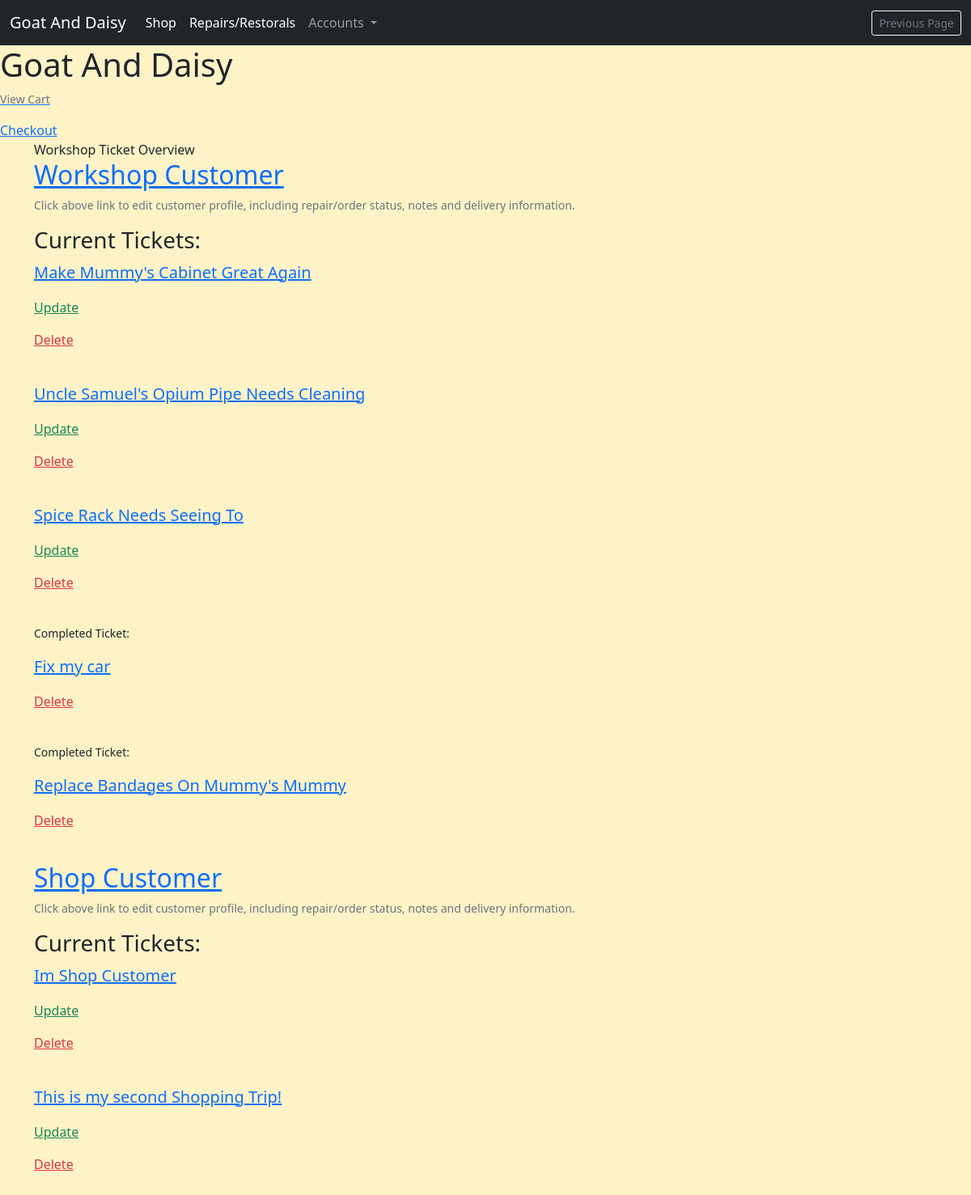
The page /workshop/ticket-overview/ on the database as committed earlier.
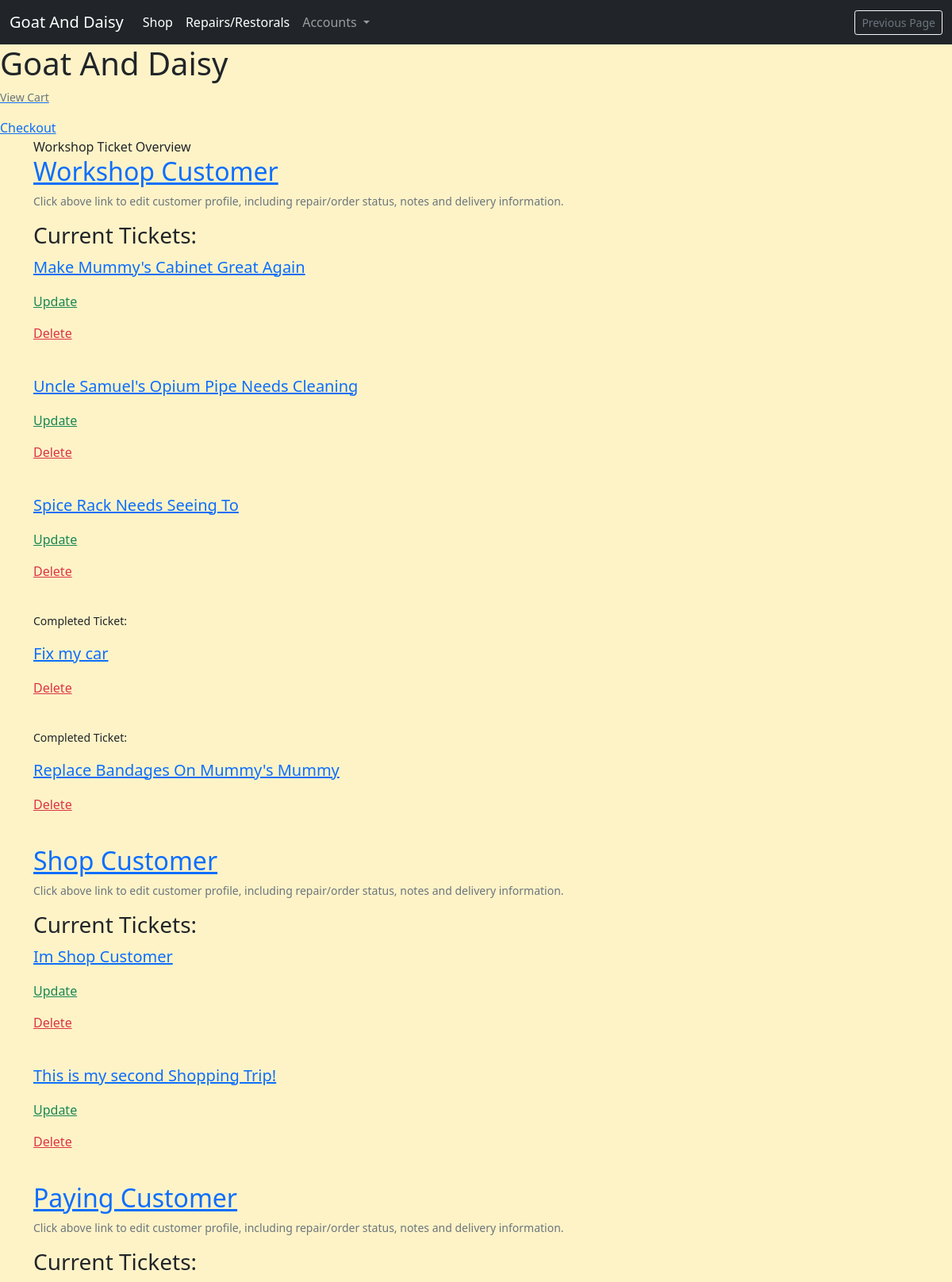
The same page on the database as committed later.
### profiles/models.py (models this page shows, shortened)
class Customer(models.Model):
    username = models.OneToOneField(
        User, on_delete=models.CASCADE, null=True, editable=False)
    email = models.EmailField(unique=True, default="start@domain.dj")
    full_name = models.CharField(max_length=100, null=True, blank=True)
    address1 = models.CharField(max_length=100, null=True, blank=True)
    address2 = models.CharField(max_length=100, null=True, blank=True)
    postcode = models.CharField(max_length=40, null=True, blank=True)
    town_or_city = models.CharField(max_length=40, null=True, blank=True)
    country = models.CharField(max_length=40, null=True, blank=True)
    notes = models.TextField(null=True, blank=True)
    staff_notes = models.TextField(null=True, blank=True)
    has_active_shop_orders = models.BooleanField(default=False)
    has_active_repairs = models.BooleanField(default=False)

### repairs_restorals/models.py (models this page shows, shortened)
class ServiceTicket(models.Model):
    customer = models.ForeignKey(
        Customer, related_name='service_ticket', on_delete=models.PROTECT)
    workshop_staff_responsible = models.ForeignKey(
        StaffMember, related_name='staff_tickets', on_delete=models.PROTECT)
    title = models.CharField(max_length=255)
    date_created = models.DateField(auto_now_add=True, editable=False)
    last_updated = models.DateField(auto_now=True, editable=False)
    service_description = models.TextField()
    link_to_desired_materials_1 = models.URLField(null=True, blank=True)
    link_to_desired_materials_2 = models.URLField(null=True, blank=True)
    link_to_desired_materials_3 = models.URLField(null=True, blank=True)
    is_completed = models.BooleanField(default=False)
    has_invoice = models.BooleanField(default=False)

### repairs_restorals/views.py (the view)
# urls.py: path('ticket-overview/', views.WorkshopStaffTicketOverview.as_view(),
class WorkshopStaffTicketOverview(ListView):
    queryset = Customer.objects.prefetch_related(
        'service_ticket').filter(has_active_repairs=True)
    template_name = 'repairs_restorals/workshop_ticket_overview.html'
    context_object_name = 'customers'

### invoices/contexts.py (called while the page is built, shortened)
def shopping_cart(request):
    template_cart = []
    products_count = 0
    order_amount = 0
    shipping = 500
    cart = request.session.get('cart', {})
    for item in enumerate(template_cart):
        products_count += 1
    order_total = order_amount + shipping
    stripe_total = order_total * 100
    context = {
        'template_cart': template_cart,
        'products_count': products_count,
        'order_amount': order_amount,
        'shipping': shipping,
        'order_total': order_total,
        'stripe_total': stripe_total,
    }
    return context

### profiles/templatetags/user_in_group_tag.py (called while the page is built)
@register.filter(name='has_group')
def has_group(user, group_name):
    try:
        group = Group.objects.get(name=group_name)
    except Group.DoesNotExist:
        return False
    return group in user.groups.all()

### repairs_restorals/templates/repairs_restorals/workshop_ticket_overview.html
{% extends 'base.html' %}
{% block content %}
Workshop Ticket Overview
{% for customer in customers %}
    <a href="{% url 'customer_account_update' pk=customer.id %}">
        <p class="h2">{{ customer.full_name }}</p>
    </a>
    <p class="small text-muted">Click above link to edit customer profile, including repair/order status, notes and delivery information. </p>
    <p class="h3">Current Tickets: </p>
    {% for ticket in customer.service_ticket.all %}
    {% if not ticket.is_completed %}
        <a href="{% url 'service_ticket' pk=ticket.id %}">
            <p class="lead">{{ ticket.title }}</p>
        </a>
        <a href="{% url 'update_service_ticket' pk=ticket.id %}" class="text-success">
            <p>Update</p>
        </a>
        <a href="{% url 'ticket_delete' pk=ticket.id %}" class="text-danger">
            <p>Delete</p>
        </a>
        <br>
    {% endif %}
    {% endfor %}
            {% for ticket in customer.service_ticket.all %}
            {% if ticket.is_completed %}
            <p class="small">Completed Ticket: </p>
            <a href="{% url 'service_ticket' pk=ticket.id %}">
                <p class="lead">{{ ticket.title }}</p>
            </a>
            <a href="{% url 'ticket_delete' pk=ticket.id %}" class="text-danger">
                <p>Delete</p>
            </a>
            <br>
            {% endif %}
            {% endfor%}
{% endfor %}
{% endblock %}

Rows that differ between the two databases and show on the page:
added Customer: full_name "Paying Customer"
